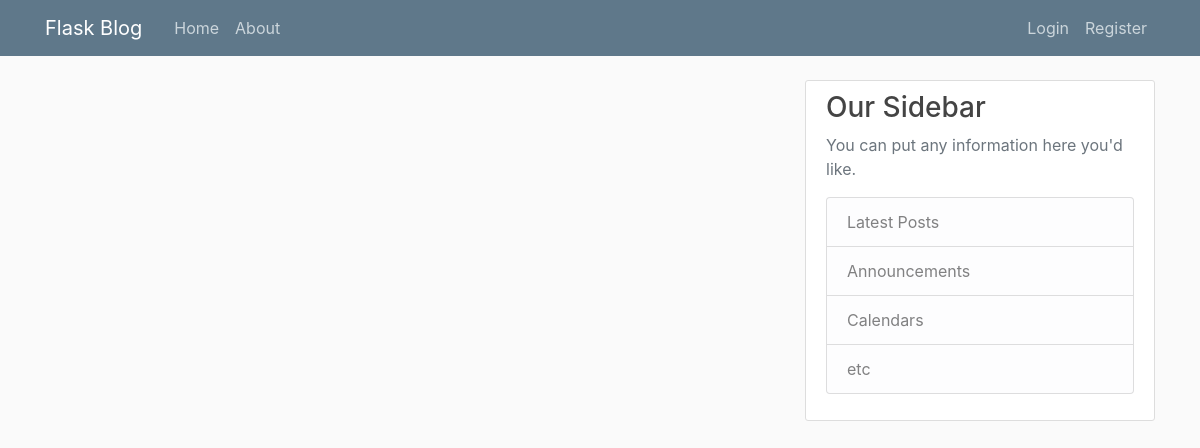
The app's page /home, older data.
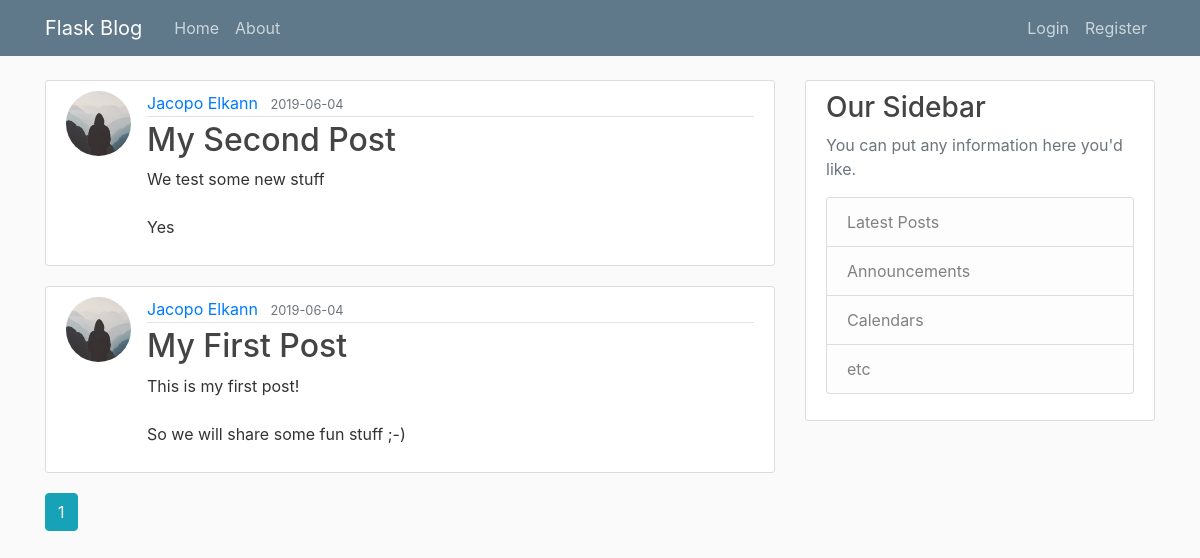
The same page, newer data.
### flaskblog/models.py (models this page shows, shortened)
class Post(db.Model):
    id = db.Column(db.Integer, primary_key=True)
    title = db.Column(db.String(100), nullable=False)
    date_posted = db.Column(db.DateTime, nullable=False, default=datetime.utcnow)
    content = db.Column(db.Text, nullable=False)
    user_id = db.Column(db.Integer, db.ForeignKey('user.id'), nullable=False)

class User(db.Model, UserMixin):
    id = db.Column(db.Integer, primary_key=True)
    username = db.Column(db.String(20), unique=True, nullable=False)
    email = db.Column(db.String(120), unique=True, nullable=False)
    image_file = db.Column(db.String(20), nullable=False, default='default.jpg')
    password = db.Column(db.String(60), nullable=False)
    posts = db.relationship('Post', backref='author', lazy=True)

### flaskblog/main/routes.py (the view)
@main.route("/")
@main.route("/home")
def home():
    page = request.args.get('page', 1, type=int)
    posts = Post.query.order_by(Post.date_posted.desc()).paginate(page=page, per_page=5)
    return render_template('home.html', posts=posts)

### flaskblog/templates/home.html
{% extends "layout.html" %}
{% block content %}
    {% for post in posts.items %}
        <article class="media content-section">
          <img class="rounded-circle article-img" src="{{ url_for('static', filename='profile_pics/' + post.author.image_file) }}">
          <div class="media-body">
            <div class="article-metadata">
              <a class="mr-2" href="{{ url_for('users.user_posts', username=post.author.username) }}">{{ post.author.username }}</a>
              <small class="text-muted">{{ post.date_posted.strftime('%Y-%m-%d') }}</small>
            </div>
            <h2><a class="article-title" href="{{ url_for('posts.post', post_id=post.id) }}">{{ post.title }}</a></h2>
            <p class="article-content">{{ post.content }}</p>
          </div>
        </article>
    {% endfor %}
    {% for page_num in posts.iter_pages(left_edge=1, right_edge=1, left_current=1, right_current=2) %}
      {% if page_num %}
        {% if posts.page == page_num %}
          <a class="btn btn-info mb-4" href="{{ url_for('main.home', page=page_num) }}">{{ page_num }}</a>
        {% else %}
          <a class="btn btn-outline-info mb-4" href="{{ url_for('main.home', page=page_num) }}">{{ page_num }}</a>
        {% endif %}
      {% else %}
        ...
      {% endif %}
    {% endfor %}
{% endblock content %}

### flaskblog/templates/layout.html (shortened to what this page needs)
<!DOCTYPE html>
<html>
<head>
    <link rel="stylesheet" href="https://maxcdn.bootstrapcdn.com/bootstrap/4.0.0/css/bootstrap.min.css">
    <link rel="stylesheet" type="text/css" href="{{ url_for('static', filename='main.css') }}">
</head>
<body>
    <header class="site-header">
      <nav class="navbar navbar-expand-md navbar-dark bg-steel fixed-top">
        <div class="container">
          <a class="navbar-brand mr-4" href="/">Flask Blog</a>
          <div class="collapse navbar-collapse" id="navbarToggle">
            <div class="navbar-nav mr-auto">
              <a class="nav-item nav-link" href="{{ url_for('main.home') }}">Home</a>
              <a class="nav-item nav-link" href="{{ url_for('main.about') }}">About</a>
            </div>
            <div class="navbar-nav">
              {% if current_user.is_authenticated %}
                <a class="nav-item nav-link" href="{{ url_for('posts.new_post') }}">New Post</a>
                <a class="nav-item nav-link" href="{{ url_for('users.account') }}">Account</a>
                <a class="nav-item nav-link" href="{{ url_for('users.logout') }}">Logout</a>
              {% else %}
                <a class="nav-item nav-link" href="{{ url_for('users.login') }}">Login</a>
                <a class="nav-item nav-link" href="{{ url_for('users.register') }}">Register</a>
              {% endif %}
            </div>
          </div>
        </div>
      </nav>
    </header>
    <main role="main" class="container">
      <div class="row">
        <div class="col-md-8">
          {% block content %}{% endblock %}
        </div>
        <div class="col-md-4">
          <div class="content-section">
            <h3>Our Sidebar</h3>
            <p class='text-muted'>You can put any information here you'd like.
              <ul class="list-group">
                <li class="list-group-item list-group-item-light">Latest Posts</li>
                <li class="list-group-item list-group-item-light">Announcements</li>
                <li class="list-group-item list-group-item-light">Calendars</li>
                <li class="list-group-item list-group-item-light">etc</li>
              </ul>
            </p>
          </div>
        </div>
      </div>
    </main>
</body>
</html>

### flaskblog/static/main.css (style rules this page uses)
body { background: #fafafa; color: #333333; margin-top: 5rem; }
h1, h2, h3, h4, h5, h6 { color: #444444; }
.bg-steel { background-color: #5f788a; }
.site-header .navbar-nav .nav-link { color: #cbd5db; }
.content-section { background: #ffffff; padding: 10px 20px; border: 1px solid #dddddd; border-radius: 3px; margin-bottom: 20px; }
.article-title { color: #444444; }
.article-content { white-space: pre-line; }
.article-img { height: 65px; width: 65px; margin-right: 16px; }
.article-metadata { padding-bottom: 1px; margin-bottom: 4px; border-bottom: 1px solid #e3e3e3 }

Row changes from the older to the newer data that the page shows:
added Post: image_file (placeholder picture), author.username "Jacopo Elkann", date_posted "2019-06-04", title "My Second Post", content "We test some new stuff Yes"
added Post: image_file (placeholder picture), author.username "Jacopo Elkann", date_posted "2019-06-04", title "My First Post", content "This is my first post! So we will share some fun stuff ;-)"
Text that changed along with them:
new list line: "1"
